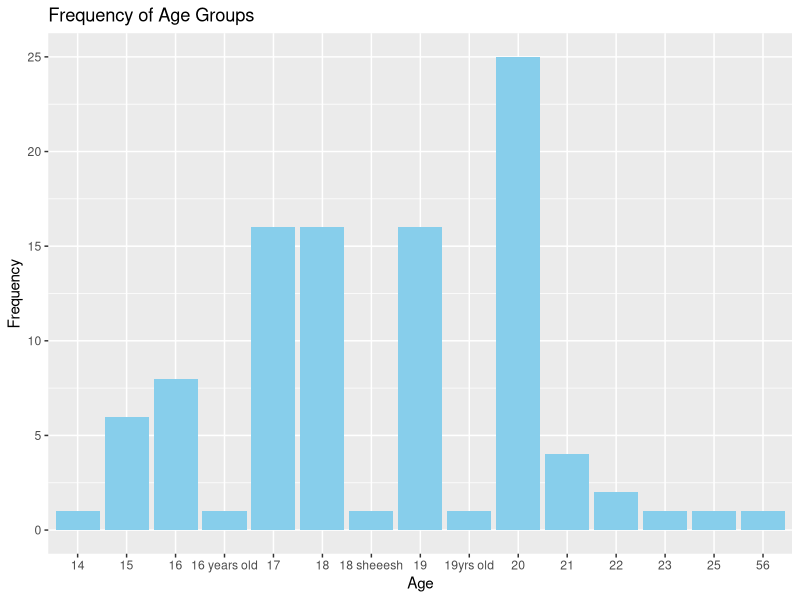
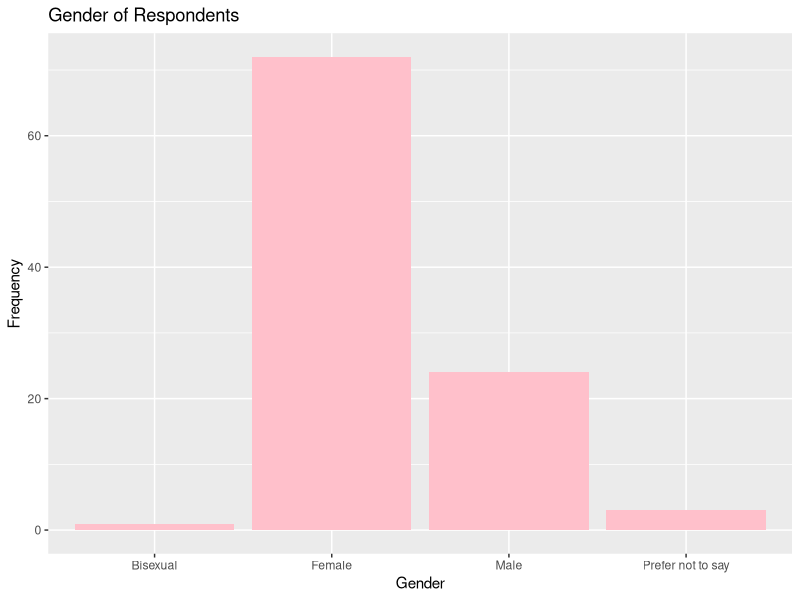

The R script that drew these images, in order:
## ---- chunk 1
knitr::opts_chunk$set(echo = TRUE)
## ---- chunk 2
library(readr)
library(ggplot2)
library(dplyr)
## ---- chunk 3
survey <- read_csv("Survey_ Understanding Student Engagement in Online Gaming.csv")
View(survey)
## ---- chunk 4

age <- survey %>%
  mutate(Age = as.factor(Age)) %>%
  group_by(Age) %>%
  summarise(count = n())

# Plotting
ggplot(age, aes(x = Age, y = count)) +
  geom_bar(stat = "identity", fill = "skyblue") +
  labs(x = "Age", y = "Frequency", title = "Frequency of Age Groups")

## ---- chunk 5
gender <- table(survey$Gender)
 gender<- as.data.frame(gender)
 gender
 
 
 ggplot(gender, aes(x = Var1, y = Freq)) +
  geom_bar(stat = "identity", fill = "pink") +  
  labs(title = "Gender of Respondents", x = "Gender", y = "Frequency")
